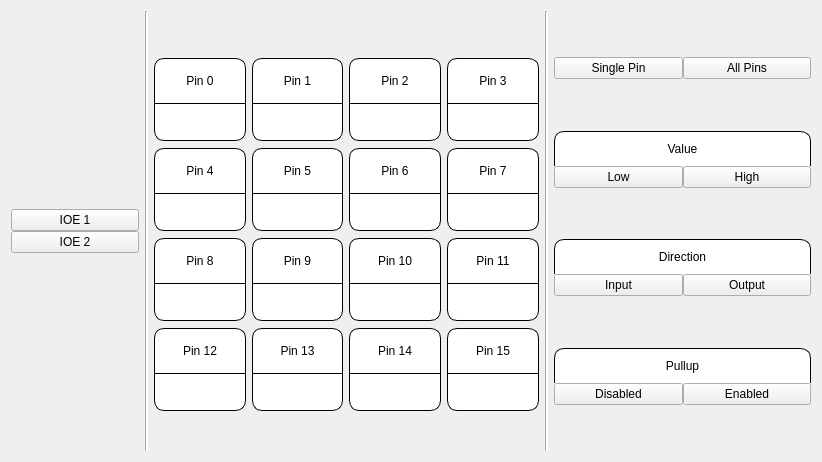
      <widget class="QWidget" name="ioe_page">
       <layout class="QVBoxLayout" name="verticalLayout_10">
        <item>
         <layout class="QHBoxLayout" name="horizontalLayout_19" stretch="1,0,3,0,2">
          <property name="leftMargin">
           <number>0</number>
          </property>
          <property name="rightMargin">
           <number>0</number>
          </property>
          <property name="bottomMargin">
           <number>0</number>
          </property>
          <item>
           <widget class="QFrame" name="verticalFrame">
            <property name="styleSheet">
             <string notr="true">QPushButton[objectName^=&quot;btn_ioe1&quot;] {
	border-top-left-radius: 15px;
	border-top-right-radius: 15px;
	border:1px solid black;
	background-color: white;
	font: 18pt &quot;Segoe UI&quot;;
	padding:20px 40px;
}

QPushButton[objectName^=&quot;btn_ioe2&quot;] {
	border-bottom-right-radius: 15px;
	border-bottom-left-radius: 15px;
	border-left:1px solid black;
	border-right:1px solid black;
	border-bottom:1px solid black;
	background-color: rgb(255, 255, 255);
	font: 18pt &quot;Segoe UI&quot;;
	padding:20px 40px;
}</string>
            </property>
            <layout class="QVBoxLayout" name="verticalLayout_9">
             <property name="spacing">
              <number>0</number>
             </property>
             <property name="leftMargin">
              <number>0</number>
             </property>
             <property name="topMargin">
              <number>0</number>
             </property>
             <property name="rightMargin">
              <number>0</number>
             </property>
             <property name="bottomMargin">
              <number>0</number>
             </property>
             <item>
              <spacer name="verticalSpacer_18">
               <property name="orientation">
                <enum>Qt::Vertical</enum>
               </property>
               <property name="sizeHint" stdset="0">
                <size>
                 <width>20</width>
                 <height>40</height>
                </size>
               </property>
              </spacer>
             </item>
             <item>
              <widget class="QPushButton" name="btn_ioe1">
               <property name="text">
                <string>IOE 1</string>
               </property>
              </widget>
             </item>
             <item>
              <widget class="QPushButton" name="btn_ioe2">
               <property name="text">
                <string>IOE 2</string>
               </property>
              </widget>
             </item>
             <item>
              <spacer name="verticalSpacer_19">
               <property name="orientation">
                <enum>Qt::Vertical</enum>
               </property>
               <property name="sizeHint" stdset="0">
                <size>
                 <width>20</width>
                 <height>40</height>
                </size>
               </property>
              </spacer>
             </item>
            </layout>
           </widget>
          </item>
          <item>
           <widget class="Line" name="line_4">
            <property name="styleSheet">
             <string notr="true">background-color: rgb(255, 255, 255);</string>
            </property>
            <property name="orientation">
             <enum>Qt::Vertical</enum>
            </property>
           </widget>
          </item>
          <item>
           <widget class="QFrame" name="ioe_pins_layout">
            <property name="styleSheet">
             <string notr="true">QPushButton {
	background-color: white;
	color:black;
	padding:15px;
	margin-top:7px;
	border:1px solid black;
	border-top-left-radius: 10px;
	border-top-right-radius: 10px;
	font: 18pt &quot;Segoe UI&quot;;
}

QLineEdit {
	border-radius:10px;
	border-top-left-radius: 0px;
	border-top-right-radius: 0px;
	background: white;
	padding:10px;
	font: 16pt &quot;Segoe UI&quot;;
	border-left:1px solid black;
	border-right:1px solid black;
	border-bottom:1px solid black;
}
</string>
            </property>
            <layout class="QGridLayout" name="gridLayout_5">
             <property name="leftMargin">
              <number>0</number>
             </property>
             <property name="topMargin">
              <number>0</number>
             </property>
             <property name="rightMargin">
              <number>0</number>
             </property>
             <property name="bottomMargin">
              <number>0</number>
             </property>
             <property name="verticalSpacing">
              <number>0</number>
             </property>
             <item row="5" column="0">
              <widget class="QPushButton" name="btn_pin_8">
               <property name="text">
                <string>Pin 8</string>
               </property>
              </widget>
             </item>
             <item row="6" column="0">
              <widget class="QLineEdit" name="txt_pin_8">
               <property name="alignment">
                <set>Qt::AlignCenter</set>
               </property>
               <property name="readOnly">
                <bool>true</bool>
               </property>
              </widget>
             </item>
             <item row="6" column="1">
              <widget class="QLineEdit" name="txt_pin_9">
               <property name="alignment">
                <set>Qt::AlignCenter</set>
               </property>
               <property name="readOnly">
                <bool>true</bool>
               </property>
              </widget>
             </item>
             <item row="5" column="1">
              <widget class="QPushButton" name="btn_pin_9">
               <property name="text">
                <string>Pin 9</string>
               </property>
              </widget>
             </item>
             <item row="5" column="2">
              <widget class="QPushButton" name="btn_pin_10">
               <property name="text">
                <string>Pin 10</string>
               </property>
              </widget>
             </item>
             <item row="5" column="3">
              <widget class="QPushButton" name="btn_pin_11">
               <property name="text">
                <string>Pin 11</string>
               </property>
              </widget>
             </item>
             <item row="7" column="0">
              <widget class="QPushButton" name="btn_pin_12">
               <property name="text">
                <string>Pin 12</string>
               </property>
              </widget>
             </item>
             <item row="6" column="2">
              <widget class="QLineEdit" name="txt_pin_10">
               <property name="alignment">
                <set>Qt::AlignCenter</set>
               </property>
               <property name="readOnly">
                <bool>true</bool>
               </property>
              </widget>
             </item>
             <item row="6" column="3">
              <widget class="QLineEdit" name="txt_pin_11">
               <property name="alignment">
                <set>Qt::AlignCenter</set>
               </property>
               <property name="readOnly">
                <bool>true</bool>
               </property>
              </widget>
             </item>
             <item row="7" column="1">
              <widget class="QPushButton" name="btn_pin_13">
               <property name="text">
                <string>Pin 13</string>
               </property>
              </widget>
             </item>
             <item row="7" column="3">
              <widget class="QPushButton" name="btn_pin_15">
               <property name="text">
                <string>Pin 15</string>
               </property>
              </widget>
             </item>
             <item row="7" column="2">
              <widget class="QPushButton" name="btn_pin_14">
               <property name="text">
                <string>Pin 14</string>
               </property>
              </widget>
             </item>
             <item row="1" column="0">
              <widget class="QPushButton" name="btn_pin_0">
               <property name="text">
                <string>Pin 0</string>
               </property>
              </widget>
             </item>
             <item row="9" column="0">
              <spacer name="verticalSpacer_17">
               <property name="orientation">
                <enum>Qt::Vertical</enum>
               </property>
               <property name="sizeHint" stdset="0">
                <size>
                 <width>20</width>
                 <height>40</height>
                </size>
               </property>
              </spacer>
             </item>
             <item row="1" column="1">
              <widget class="QPushButton" name="btn_pin_1">
               <property name="text">
                <string>Pin 1</string>
               </property>
              </widget>
             </item>
             <item row="1" column="2">
              <widget class="QPushButton" name="btn_pin_2">
               <property name="text">
                <string>Pin 2</string>
               </property>
              </widget>
             </item>
             <item row="2" column="1">
              <widget class="QLineEdit" name="txt_pin_1">
               <property name="alignment">
                <set>Qt::AlignCenter</set>
               </property>
               <property name="readOnly">
                <bool>true</bool>
               </property>
              </widget>
             </item>
             <item row="2" column="2">
              <widget class="QLineEdit" name="txt_pin_2">
               <property name="alignment">
                <set>Qt::AlignCenter</set>
               </property>
               <property name="readOnly">
                <bool>true</bool>
               </property>
              </widget>
             </item>
             <item row="2" column="3">
              <widget class="QLineEdit" name="txt_pin_3">
               <property name="alignment">
                <set>Qt::AlignCenter</set>
               </property>
               <property name="readOnly">
                <bool>true</bool>
               </property>
              </widget>
             </item>
             <item row="1" column="3">
              <widget class="QPushButton" name="btn_pin_3">
               <property name="text">
                <string>Pin 3</string>
               </property>
              </widget>
             </item>
             <item row="3" column="0">
              <widget class="QPushButton" name="btn_pin_4">
               <property name="text">
                <string>Pin 4</string>
               </property>
              </widget>
             </item>
             <item row="3" column="1">
              <widget class="QPushButton" name="btn_pin_5">
               <property name="text">
                <string>Pin 5</string>
               </property>
              </widget>
             </item>
             <item row="3" column="2">
              <widget class="QPushButton" name="btn_pin_6">
               <property name="text">
                <string>Pin 6</string>
               </property>
              </widget>
             </item>
             <item row="3" column="3">
              <widget class="QPushButton" name="btn_pin_7">
               <property name="text">
                <string>Pin 7</string>
               </property>
              </widget>
             </item>
             <item row="4" column="1">
              <widget class="QLineEdit" name="txt_pin_5">
               <property name="alignment">
                <set>Qt::AlignCenter</set>
               </property>
               <property name="readOnly">
                <bool>true</bool>
               </property>
              </widget>
             </item>
             <item row="4" column="0">
              <widget class="QLineEdit" name="txt_pin_4">
               <property name="alignment">
                <set>Qt::AlignCenter</set>
               </property>
               <property name="readOnly">
                <bool>true</bool>
               </property>
              </widget>
             </item>
             <item row="4" column="2">
              <widget class="QLineEdit" name="txt_pin_6">
               <property name="alignment">
                <set>Qt::AlignCenter</set>
               </property>
               <property name="readOnly">
                <bool>true</bool>
               </property>
              </widget>
             </item>
             <item row="4" column="3">
              <widget class="QLineEdit" name="txt_pin_7">
               <property name="alignment">
                <set>Qt::AlignCenter</set>
               </property>
               <property name="readOnly">
                <bool>true</bool>
               </property>
              </widget>
             </item>
             <item row="2" column="0">
              <widget class="QLineEdit" name="txt_pin_0">
               <property name="alignment">
                <set>Qt::AlignCenter</set>
               </property>
               <property name="readOnly">
                <bool>true</bool>
               </property>
              </widget>
             </item>
             <item row="0" column="0">
              <spacer name="verticalSpacer_16">
               <property name="orientation">
                <enum>Qt::Vertical</enum>
               </property>
               <property name="sizeHint" stdset="0">
                <size>
                 <width>20</width>
                 <height>40</height>
                </size>
               </property>
              </spacer>
             </item>
             <item row="8" column="0">
              <widget class="QLineEdit" name="txt_pin_12">
               <property name="alignment">
                <set>Qt::AlignCenter</set>
               </property>
               <property name="readOnly">
                <bool>true</bool>
               </property>
              </widget>
             </item>
             <item row="8" column="1">
              <widget class="QLineEdit" name="txt_pin_13">
               <property name="alignment">
                <set>Qt::AlignCenter</set>
               </property>
               <property name="readOnly">
                <bool>true</bool>
               </property>
              </widget>
             </item>
             <item row="8" column="2">
              <widget class="QLineEdit" name="txt_pin_14">
               <property name="alignment">
                <set>Qt::AlignCenter</set>
               </property>
               <property name="readOnly">
                <bool>true</bool>
               </property>
              </widget>
             </item>
             <item row="8" column="3">
              <widget class="QLineEdit" name="txt_pin_15">
               <property name="alignment">
                <set>Qt::AlignCenter</set>
               </property>
               <property name="readOnly">
                <bool>true</bool>
               </property>
              </widget>
             </item>
            </layout>
           </widget>
          </item>
          <item>
           <widget class="Line" name="line_5">
            <property name="styleSheet">
             <string notr="true">background-color: rgb(255, 255, 255);</string>
            </property>
            <property name="orientation">
             <enum>Qt::Vertical</enum>
            </property>
           </widget>
          </item>
          <item>
           <layout class="QVBoxLayout" name="verticalLayout_8">
            <property name="topMargin">
             <number>0</number>
            </property>
            <property name="rightMargin">
             <number>0</number>
            </property>
            <property name="bottomMargin">
             <number>0</number>
            </property>
            <item>
             <spacer name="verticalSpacer_20">
              <property name="orientation">
               <enum>Qt::Vertical</enum>
              </property>
              <property name="sizeHint" stdset="0">
               <size>
                <width>20</width>
                <height>40</height>
               </size>
              </property>
             </spacer>
            </item>
            <item>
             <widget class="QFrame" name="horizontalFrame">
              <property name="styleSheet">
               <string notr="true">QPushButton[objectName^=&quot;btn_ioe_single_pin&quot;] {
	border-bottom-left-radius: 15px;
	border-top-left-radius: 15px;
	border-top:1px solid black;
	border-bottom:1px solid black;
	border-left:1px solid black;
	font: 18pt &quot;Segoe UI&quot;;
	padding:20px;
	background-color: white;
}


QPushButton[objectName^=&quot;btn_ioe_all_pins&quot;] {
	border-bottom-right-radius: 15px;
	border-top-right-radius: 15px;
	border:1px solid black;
	border-bottom:1px solid black;
	font: 18pt &quot;Segoe UI&quot;;
	background-color: white;
	padding:20px;
}
</string>
              </property>
              <layout class="QHBoxLayout" name="horizontalLayout_17" stretch="1,1">
               <property name="spacing">
                <number>0</number>
               </property>
               <property name="leftMargin">
                <number>0</number>
               </property>
               <property name="topMargin">
                <number>0</number>
               </property>
               <property name="rightMargin">
                <number>0</number>
               </property>
               <property name="bottomMargin">
                <number>0</number>
               </property>
               <item>
                <widget class="QPushButton" name="btn_ioe_single_pin">
                 <property name="text">
                  <string>Single Pin</string>
                 </property>
                </widget>
               </item>
               <item>
                <widget class="QPushButton" name="btn_ioe_all_pins">
                 <property name="text">
                  <string>All Pins</string>
                 </property>
                </widget>
               </item>
              </layout>
             </widget>
            </item>
            <item>
             <spacer name="verticalSpacer_22">
              <property name="orientation">
               <enum>Qt::Vertical</enum>
              </property>
              <property name="sizeHint" stdset="0">
               <size>
                <width>20</width>
                <height>40</height>
               </size>
              </property>
             </spacer>
            </item>
            <item>
             <widget class="QFrame" name="verticalFrame">
              <property name="styleSheet">
               <string notr="true">QPushButton[objectName^=&quot;btn_low&quot;] {
	border-bottom-left-radius: 15px;
	border-top:1px solid black;
	border-bottom:1px solid black;
	border-left:1px solid black;
	font: 16pt &quot;Segoe UI&quot;;
	padding:20px;
	background-color: white;
}


QPushButton[objectName^=&quot;btn_high&quot;] {
	border-bottom-right-radius: 15px;
	border:1px solid black;
	border-bottom:1px solid black;
	font: 16pt &quot;Segoe UI&quot;;
	background-color: white;
	padding:20px;
}

QLabel {
	background-color: white;
	color:black;
	padding:10px;
	border-top:1px solid black;
	border-left:1px solid black;
	border-right:1px solid black;
	border-top-left-radius: 10px;
	border-top-right-radius: 10px;
	font: 18pt &quot;Segoe UI&quot;;
}</string>
              </property>
              <layout class="QVBoxLayout" name="verticalLayout_16">
               <property name="spacing">
                <number>0</number>
               </property>
               <property name="leftMargin">
                <number>0</number>
               </property>
               <property name="topMargin">
                <number>0</number>
               </property>
               <property name="rightMargin">
                <number>0</number>
               </property>
               <property name="bottomMargin">
                <number>0</number>
               </property>
               <item>
                <widget class="QLabel" name="label_5">
                 <property name="text">
                  <string>Value</string>
                 </property>
                 <property name="alignment">
                  <set>Qt::AlignCenter</set>
                 </property>
                </widget>
               </item>
               <item>
                <layout class="QHBoxLayout" name="horizontalLayout_20">
                 <property name="spacing">
                  <number>0</number>
                 </property>
                 <property name="topMargin">
                  <number>0</number>
                 </property>
                 <item>
                  <widget class="QPushButton" name="btn_low">
                   <property name="text">
                    <string>Low</string>
                   </property>
                  </widget>
                 </item>
                 <item>
                  <widget class="QPushButton" name="btn_high">
                   <property name="text">
                    <string>High</string>
                   </property>
                  </widget>
                 </item>
                </layout>
               </item>
              </layout>
             </widget>
            </item>
            <item>
             <spacer name="verticalSpacer_23">
              <property name="orientation">
               <enum>Qt::Vertical</enum>
              </property>
              <property name="sizeHint" stdset="0">
               <size>
                <width>20</width>
                <height>40</height>
               </size>
              </property>
             </spacer>
            </item>
            <item>
             <widget class="QFrame" name="verticalFrame">
              <property name="styleSheet">
               <string notr="true">QPushButton[objectName^=&quot;btn_input&quot;] {
	border-bottom-left-radius: 15px;
	border-top:1px solid black;
	border-bottom:1px solid black;
	border-left:1px solid black;
	font: 16pt &quot;Segoe UI&quot;;
	padding:20px;
	background-color: white;
}


QPushButton[objectName^=&quot;btn_output&quot;] {
	border-bottom-right-radius: 15px;
	border:1px solid black;
	border-bottom:1px solid black;
	font: 16pt &quot;Segoe UI&quot;;
	background-color: white;
	padding:20px;
}

QLabel {
	background-color: white;
	color:black;
	padding:10px;
	border-top:1px solid black;
	border-left:1px solid black;
	border-right:1px solid black;
	border-top-left-radius: 10px;
	border-top-right-radius: 10px;
	font: 18pt &quot;Segoe UI&quot;;
}</string>
              </property>
              <layout class="QVBoxLayout" name="verticalLayout_15">
               <property name="spacing">
                <number>0</number>
               </property>
               <property name="leftMargin">
                <number>0</number>
               </property>
               <property name="topMargin">
                <number>0</number>
               </property>
               <property name="rightMargin">
                <number>0</number>
               </property>
               <property name="bottomMargin">
                <number>0</number>
               </property>
               <item>
                <widget class="QLabel" name="label_4">
                 <property name="text">
                  <string>Direction</string>
                 </property>
                 <property name="alignment">
                  <set>Qt::AlignCenter</set>
                 </property>
                </widget>
               </item>
               <item>
                <layout class="QHBoxLayout" name="horizontalLayout_18">
                 <property name="spacing">
                  <number>0</number>
                 </property>
                 <property name="topMargin">
                  <number>0</number>
                 </property>
                 <item>
                  <widget class="QPushButton" name="btn_input">
                   <property name="text">
                    <string>Input</string>
                   </property>
                  </widget>
                 </item>
                 <item>
                  <widget class="QPushButton" name="btn_output">
                   <property name="text">
                    <string>Output</string>
                   </property>
                  </widget>
                 </item>
                </layout>
               </item>
              </layout>
             </widget>
            </item>
            <item>
             <spacer name="verticalSpacer_24">
              <property name="orientation">
               <enum>Qt::Vertical</enum>
              </property>
              <property name="sizeHint" stdset="0">
               <size>
                <width>20</width>
                <height>40</height>
               </size>
              </property>
             </spacer>
            </item>
            <item>
             <widget class="QFrame" name="verticalFrame_2">
              <property name="styleSheet">
               <string notr="true">QPushButton[objectName^=&quot;btn_pullup_disabled&quot;] {
	border-bottom-left-radius: 15px;
	border-top:1px solid black;
	border-bottom:1px solid black;
	border-left:1px solid black;
	font: 16pt &quot;Segoe UI&quot;;
	padding:20px;
	background-color: white;
}


QPushButton[objectName^=&quot;btn_pullup_enabled&quot;] {
	border-bottom-right-radius: 15px;
	border:1px solid black;
	border-bottom:1px solid black;
	font: 16pt &quot;Segoe UI&quot;;
	background-color: white;
	padding:20px;
}

QLabel {
	background-color: white;
	color:black;
	padding:10px;
	border-top:1px solid black;
	border-left:1px solid black;
	border-right:1px solid black;
	border-top-left-radius: 10px;
	border-top-right-radius: 10px;
	font: 18pt &quot;Segoe UI&quot;;
}</string>
              </property>
              <layout class="QVBoxLayout" name="verticalLayout_17">
               <property name="spacing">
                <number>0</number>
               </property>
               <property name="leftMargin">
                <number>0</number>
               </property>
               <property name="topMargin">
                <number>0</number>
               </property>
               <property name="rightMargin">
                <number>0</number>
               </property>
               <property name="bottomMargin">
                <number>0</number>
               </property>
               <item>
                <widget class="QLabel" name="label_6">
                 <property name="text">
                  <string>Pullup</string>
                 </property>
                 <property name="alignment">
                  <set>Qt::AlignCenter</set>
                 </property>
                </widget>
               </item>
               <item>
                <layout class="QHBoxLayout" name="horizontalLayout_21">
                 <property name="spacing">
                  <number>0</number>
                 </property>
                 <property name="topMargin">
                  <number>0</number>
                 </property>
                 <item>
                  <widget class="QPushButton" name="btn_pullup_disabled">
                   <property name="text">
                    <string>Disabled</string>
                   </property>
                  </widget>
                 </item>
                 <item>
                  <widget class="QPushButton" name="btn_pullup_enabled">
                   <property name="text">
                    <string>Enabled</string>
                   </property>
                  </widget>
                 </item>
                </layout>
               </item>
              </layout>
             </widget>
            </item>
            <item>
             <spacer name="verticalSpacer_21">
              <property name="orientation">
               <enum>Qt::Vertical</enum>
              </property>
              <property name="sizeHint" stdset="0">
               <size>
                <width>20</width>
                <height>40</height>
               </size>
              </property>
             </spacer>
            </item>
           </layout>
          </item>
         </layout>
        </item>
       </layout>
      </widget>
